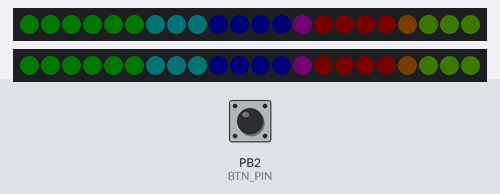
Simulated run of this sketch. Board: ATtiny85, built with avr-gcc and run on an emulated ATtiny85. On the bench: 2 × 22 RGB LEDs in strip order, left to right. Inputs (shaded band) come from the test bench; at power-on: PB2 (BTN_PIN) HIGH. Dim RGB values are drawn brighter than linear; colours are those a GRB WS2812 strip shows for the declared byte order.

Above: at 1.2 s.
1.3 s: PB2 (BTN_PIN) pulled LOW for 0.15 s
At 1.91 s:
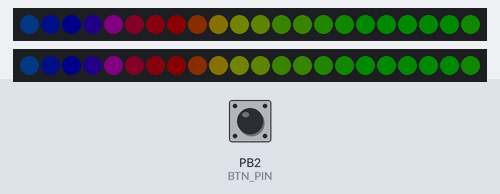
2.0 s: PB2 (BTN_PIN) pulled LOW for 1 s
At 2.23 s:
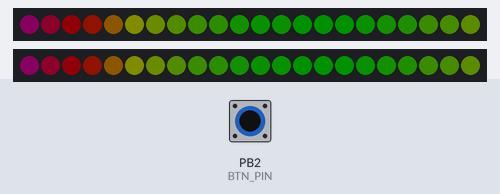
3.6 s: PB2 (BTN_PIN) pulled LOW for 3.2 s
At 4.08 s:
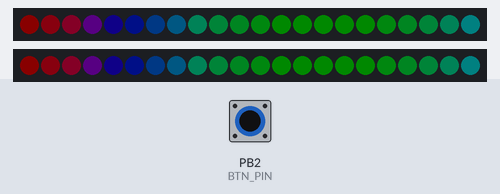
7.4 s: PB2 (BTN_PIN) pulled LOW for 0.15 s
At 7.61 s:
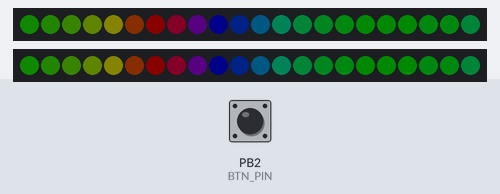
8.1 s: PB2 (BTN_PIN) pulled LOW for 0.15 s
At 8.54 s:
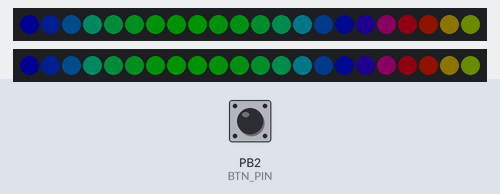
8.8 s: PB2 (BTN_PIN) pulled LOW for 0.15 s
At 9.16 s:
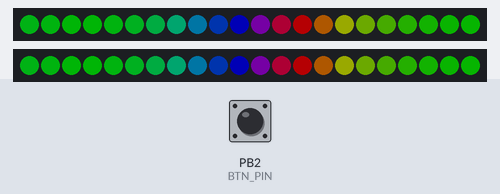
Timing chart, 0 to 11.8 s (numbered marks = the images above; inputs shaded):
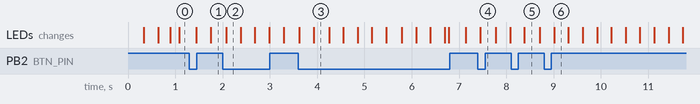

The sketch:

attiny85_ws2812_waves.ino
```cpp
#include <FastLED.h>


#define DATA_PIN_0 0
#define DATA_PIN_1 1
#define BTN_PIN    2

#define NUM_LEDS 22

static const int wave_time_div = 16;
static const int color_rotation_speed = 8;
static const byte levels[] = { 20, 48, 64, 128, 192, 255 };
static const uint8_t nbr_levels = sizeof(levels)/sizeof(levels[0]);

CRGB leds[NUM_LEDS];


bool is_btn_pressed()
{
    static uint32_t last_change = 0;
    if (digitalRead(BTN_PIN) == LOW &&
        millis() - last_change > 250)
    {
      last_change = millis();
      return true;
    }
    return false;
}

uint8_t get_brightness(bool is_btn_pressed)
{
    static uint8_t curr_level = 0;

    if (is_btn_pressed) {
      curr_level = (curr_level + 1) % nbr_levels;
    }

    return levels[curr_level];
}

void setup()
{
    FastLED.addLeds<WS2812B, DATA_PIN_0>(leds, NUM_LEDS);
    FastLED.addLeds<WS2812B, DATA_PIN_1>(leds, NUM_LEDS);

    pinMode(BTN_PIN, INPUT);
}

void loop()
{
    wave_fx();
    delay(30);
}

void wave_fx()
{
    uint8_t brightness = get_brightness(is_btn_pressed());

    uint32_t time = millis();
    for (uint8_t i = 0; i < NUM_LEDS; i++) {
        uint8_t base_change = time / wave_time_div;
        uint8_t color_rotation_time = sin8(time / 250);
        uint8_t color_rotation = i * color_rotation_speed * color_rotation_time / 255;
        uint8_t hue = sin8(base_change + color_rotation);

        leds[i] = CHSV(hue, 255, brightness);
    }
    FastLED.show();
}
```

Measured:
- after the input at 1.3 s, the LEDs: first change after 0.15 s (image 1 shows a later state)
- after the input at 7.4 s, the LEDs: change after 0.05 s (image 4)
